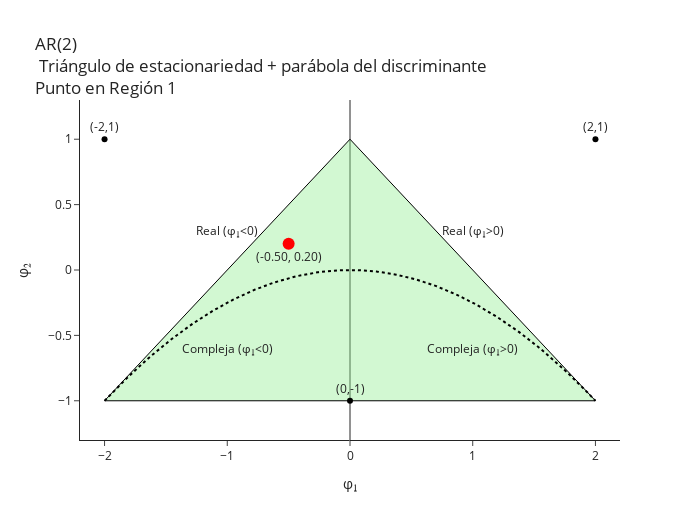
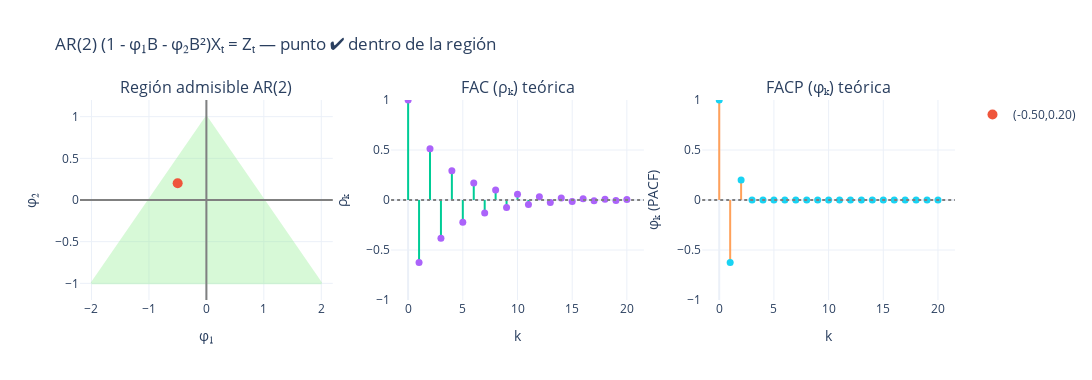

The notebook cell saved with these charts, in order:
### Code cell
phi1 = -0.5
phi2 = 0.2

fig = ar2_region_quad(phi1_point=phi1, phi2_point=phi2)
fig.show() 
fig = panel_ar2(phi1=phi1, phi2=phi2, m=20)
fig.show()

### Figure 1 — Plotly figure (JSON) as saved in the notebook; plotly's stock layout.template omitted (floating-point values rounded to 4 significant figures; data arrays with more than 128 entries replaced by an {"elided": "..."} marker saying what was removed)
{"data": [{"fill": "toself", "fillcolor": "rgba(144, 238, 144, 0.4)", "line": {"color": "black", "width": 1}, "mode": "lines", "name": "Región de Estacionariedad", "type": "scatter", "x": [-2, 2, 0, -2], "y": [-1, -1, 1, -1]}, {"line": {"color": "black", "dash": "dot", "width": 2}, "mode": "lines", "name": "Δ=0  (φ₂ = −¼ φ₁²)", "type": "scatter", "x": {"elided": "600 float values"}, "y": {"elided": "600 float values"}}, {"marker": {"color": "black", "size": 6}, "mode": "markers+text", "showlegend": false, "text": ["(-2,1)", "(2,1)", "(0,-1)"], "textposition": "top center", "type": "scatter", "x": [-2, 2, 0], "y": [1, 1, -1]}, {"marker": {"color": "red", "size": 12, "symbol": "circle"}, "mode": "markers+text", "name": "punto (φ₁, φ₂)", "text": ["(-0.50, 0.20)"], "textposition": "bottom center", "type": "scatter", "x": [-0.5], "y": [0.2]}], "layout": {"annotations": [{"showarrow": false, "text": "Real\n(φ₁<0)", "x": -1, "y": 0.3}, {"showarrow": false, "text": "Real\n(φ₁>0)", "x": 1, "y": 0.3}, {"showarrow": false, "text": "Compleja\n(φ₁<0)", "x": -1, "y": -0.6}, {"showarrow": false, "text": "Compleja\n(φ₁>0)", "x": 1, "y": -0.6}], "height": 520, "showlegend": false, "title": {"text": "AR(2)<br> Triángulo de estacionariedad + parábola del discriminante<br>Punto en Región 1"}, "width": 700, "xaxis": {"range": [-2.2, 2.2], "title": {"text": "φ₁"}, "zeroline": true}, "yaxis": {"range": [-1.3, 1.3], "title": {"text": "φ₂"}, "zeroline": false}}}

### Figure 2 — Plotly figure (JSON) as saved in the notebook; plotly's stock layout.template omitted (floating-point values rounded to 4 significant figures)
{"data": [{"fill": "toself", "fillcolor": "lightgreen", "line": {"color": "lightgreen"}, "mode": "lines", "opacity": 0.35, "showlegend": false, "type": "scatter", "x": [-2, 2, 0, -2], "xaxis": "x", "y": [-1, -1, 1, -1], "yaxis": "y"}, {"marker": {"size": 10}, "mode": "markers", "name": "(-0.50,0.20)", "type": "scatter", "x": [-0.5], "xaxis": "x", "y": [0.2], "yaxis": "y"}, {"line": {"width": 2}, "mode": "lines", "showlegend": false, "type": "scatter", "x": [0, 0, null, 1, 1, null, 2, 2, null, 3, 3, null, 4, 4, null, 5, 5, null, 6, 6, null, 7, 7, null, 8, 8, null, 9, 9, null, 10, 10, null, 11, 11, null, 12, 12, null, 13, 13, null, 14, 14, null, 15, 15, null, 16, 16, null, 17, 17, null, 18, 18, null, 19, 19, null, 20, 20, null], "xaxis": "x2", "y": [0, 1, null, 0, -0.625, null, 0, 0.5125, null, 0, -0.3813, null, 0, 0.2931, null, 0, -0.2228, null, 0, 0.17, null, 0, -0.1296, null, 0, 0.0988, null, 0, -0.07531, null, 0, 0.05742, null, 0, -0.04377, null, 0, 0.03337, null, 0, -0.02544, null, 0, 0.01939, null, 0, -0.01478, null, 0, 0.01127, null, 0, -0.008592, null, 0, 0.00655, null, 0, -0.004994, null, 0, 0.003807, null], "yaxis": "y2"}, {"marker": {"size": 7}, "mode": "markers", "showlegend": false, "type": "scatter", "x": [0, 1, 2, 3, 4, 5, 6, 7, 8, 9, 10, 11, 12, 13, 14, 15, 16, 17, 18, 19, 20], "xaxis": "x2", "y": [1.0, -0.625, 0.5125, -0.3813, 0.2931, -0.2228, 0.17, -0.1296, 0.0988, -0.07531, 0.05742, -0.04377, 0.03337, -0.02544, 0.01939, -0.01478, 0.01127, -0.008592, 0.00655, -0.004994, 0.003807], "yaxis": "y2"}, {"line": {"width": 2}, "mode": "lines", "showlegend": false, "type": "scatter", "x": [0, 0, null, 1, 1, null, 2, 2, null, 3, 3, null, 4, 4, null, 5, 5, null, 6, 6, null, 7, 7, null, 8, 8, null, 9, 9, null, 10, 10, null, 11, 11, null, 12, 12, null, 13, 13, null, 14, 14, null, 15, 15, null, 16, 16, null, 17, 17, null, 18, 18, null, 19, 19, null, 20, 20, null], "xaxis": "x3", "y": [0, 1, null, 0, -0.625, null, 0, 0.2, null, 0, -9.489e-17, null, 0, -9.489e-17, null, 0, 9.489e-17, null, 0, 4.745e-17, null, 0, -9.489e-17, null, 0, -2.372e-17, null, 0, 7.117e-17, null, 0, 3.558e-17, null, 0, -2.372e-17, null, 0, 0, null, 0, 5.931e-18, null, 0, -1.779e-17, null, 0, -5.931e-18, null, 0, 8.896e-18, null, 0, 0, null, 0, 0, null, 0, 4.448e-18, null, 0, -7.413e-19, null], "yaxis": "y3"}, {"marker": {"size": 7}, "mode": "markers", "showlegend": false, "type": "scatter", "x": [0, 1, 2, 3, 4, 5, 6, 7, 8, 9, 10, 11, 12, 13, 14, 15, 16, 17, 18, 19, 20], "xaxis": "x3", "y": [1.0, -0.625, 0.2, -9.489e-17, -9.489e-17, 9.489e-17, 4.745e-17, -9.489e-17, -2.372e-17, 7.117e-17, 3.558e-17, -2.372e-17, 0.0, 5.931e-18, -1.779e-17, -5.931e-18, 8.896e-18, 0.0, 0.0, 4.448e-18, -7.413e-19], "yaxis": "y3"}], "layout": {"annotations": [{"font": {"size": 16}, "showarrow": false, "text": "Región admisible AR(2)", "x": 0.1444, "xanchor": "center", "xref": "paper", "y": 1, "yanchor": "bottom", "yref": "paper"}, {"font": {"size": 16}, "showarrow": false, "text": "FAC (ρₖ) teórica", "x": 0.5, "xanchor": "center", "xref": "paper", "y": 1, "yanchor": "bottom", "yref": "paper"}, {"font": {"size": 16}, "showarrow": false, "text": "FACP (φₖ) teórica", "x": 0.8556, "xanchor": "center", "xref": "paper", "y": 1, "yanchor": "bottom", "yref": "paper"}], "height": 380, "shapes": [{"line": {"color": "gray"}, "type": "line", "x0": 0, "x1": 1, "xref": "x domain", "y0": 0, "y1": 0, "yref": "y"}, {"line": {"color": "gray"}, "type": "line", "x0": 0, "x1": 0, "xref": "x", "y0": 0, "y1": 1, "yref": "y domain"}, {"line": {"color": "gray", "dash": "dot"}, "type": "line", "x0": 0, "x1": 1, "xref": "x2 domain", "y0": 0, "y1": 0, "yref": "y2"}, {"line": {"color": "gray", "dash": "dot"}, "type": "line", "x0": 0, "x1": 1, "xref": "x3 domain", "y0": 0, "y1": 0, "yref": "y3"}], "title": {"text": "AR(2) (1 - φ₁B - φ₂B²)Xₜ = Zₜ — punto ✔ dentro de la región"}, "width": 1150, "xaxis": {"anchor": "y", "domain": [0, 0.2889], "range": [-2.2, 2.2], "title": {"text": "φ₁"}}, "xaxis2": {"anchor": "y2", "domain": [0.3556, 0.6444], "title": {"text": "k"}}, "xaxis3": {"anchor": "y3", "domain": [0.7111, 1], "title": {"text": "k"}}, "yaxis": {"anchor": "x", "domain": [0, 1], "range": [-1.2, 1.2], "title": {"text": "φ₂"}}, "yaxis2": {"anchor": "x2", "domain": [0, 1], "range": [-1, 1], "title": {"text": "ρₖ"}}, "yaxis3": {"anchor": "x3", "domain": [0, 1], "range": [-1, 1], "title": {"text": "φₖ (PACF)"}}}}
